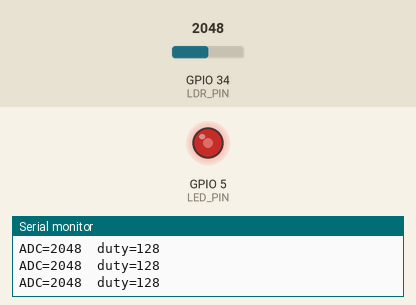
A program run on a simulated ESP32. Parts: output pins drawn as LEDs (lit = HIGH), the last lines printed to the serial monitor. The inputs (shaded band) are chosen by the test bench; at power-on: GPIO 34 (LDR_PIN) = 2048 (analog values on the 0–4095 scale).

Above: at 1.2 s.
1.3 s: GPIO 34 (LDR_PIN) set to 1228
At 2.5 s:
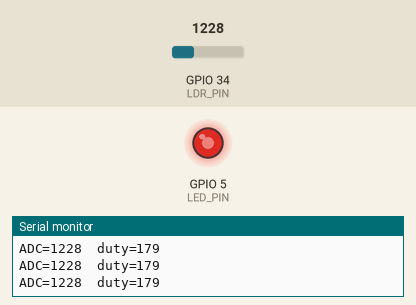
2.8 s: GPIO 34 (LDR_PIN) set to 491
At 3.7 s:
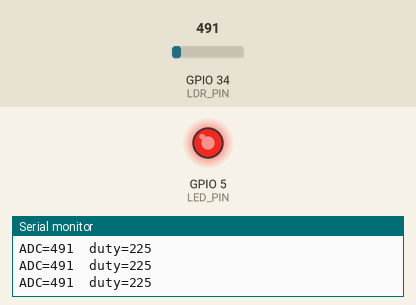
4.3 s: GPIO 34 (LDR_PIN) set to 3603
At 5.0 s:
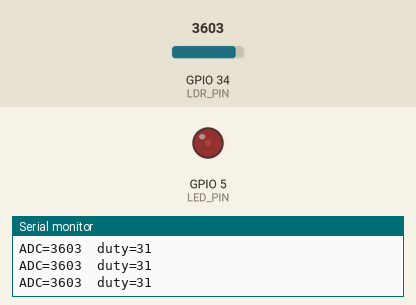
5.8 s: GPIO 34 (LDR_PIN) set to 4095
At 6.3 s:
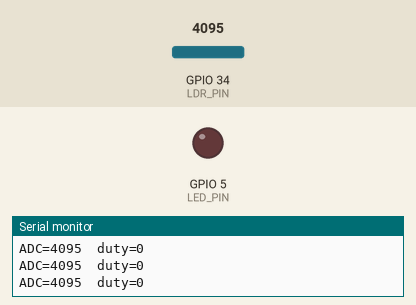
7.3 s: GPIO 34 (LDR_PIN) set to 2047
At 7.6 s:
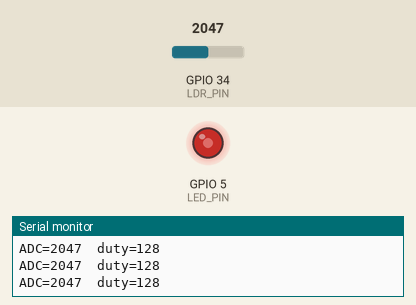
Timing chart, 0 to 9.8 s (numbered marks = the images above; inputs shaded):
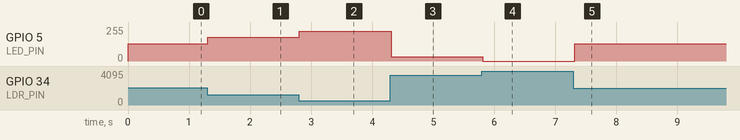

Measured:
- after the input at 1.3 s, GPIO 5 (LED_PIN): 128/255 → 179/255 at once
- after the input at 2.8 s, GPIO 5 (LED_PIN): 179/255 → 225/255 at once
- after the input at 4.3 s, GPIO 5 (LED_PIN): 225/255 → 31/255 at once
- after the input at 5.8 s, GPIO 5 (LED_PIN): 31/255 → 0/255 at once
- after the input at 7.3 s, GPIO 5 (LED_PIN): 0/255 → 128/255 at once

The program:

main.cpp
```cpp
#include <Arduino.h>
const int LDR_PIN = 34;   // АЦП-вхід (ADC1, input-only) — AO фоторезистора
const int LED_PIN = 5;    // PWM-вихід на LED

void setup() {
  Serial.begin(115200);
  analogReadResolution(12);   // 0..4095 (на ESP32 це й так дефолт)
}

void loop() {
  int raw  = analogRead(LDR_PIN);          // 0..4095, світліше -> більше
  int duty = map(raw, 0, 4095, 255, 0);   // менше світла -> яскравіший LED (нічник)
  analogWrite(LED_PIN, duty);             // analogWrite сам підніме апаратний PWM (LEDC); є вже в core 2.0.17

  Serial.print("ADC=");  Serial.print(raw);
  Serial.print("  duty="); Serial.println(duty);
  delay(100);
}
```
